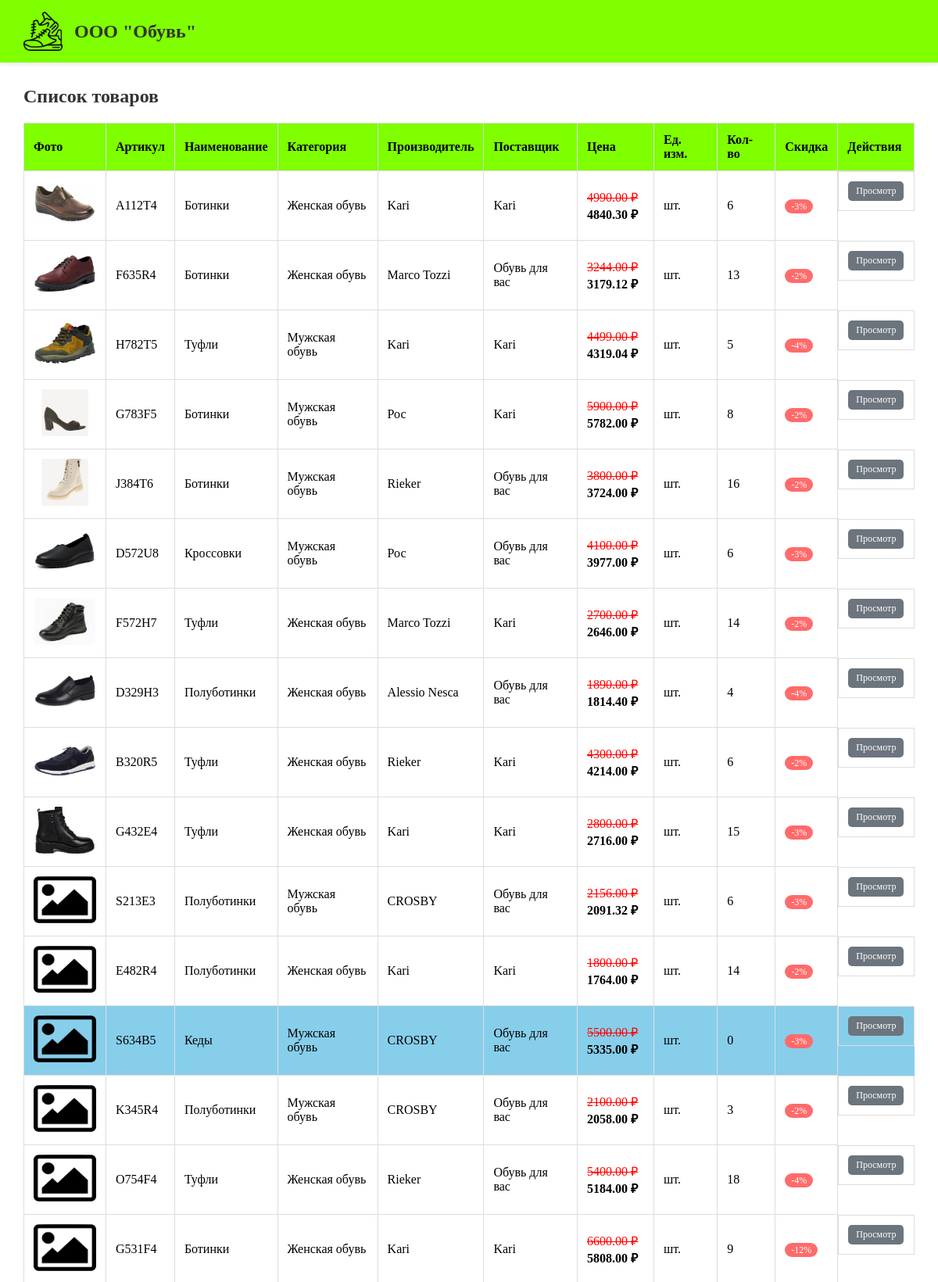
Page /products (upper part) on the committed database.
### tables this page shows
CREATE TABLE products (
    id INTEGER PRIMARY KEY AUTOINCREMENT,
    article TEXT NOT NULL UNIQUE,
    name TEXT NOT NULL,
    unit TEXT NOT NULL,
    price REAL NOT NULL,
    supplier_id INTEGER NOT NULL,
    manufacturer_id INTEGER NOT NULL,
    category_id INTEGER NOT NULL,
    discount INTEGER DEFAULT 0,
    quantity INTEGER DEFAULT 0,
    description TEXT,
    photo TEXT,
    FOREIGN KEY (supplier_id) REFERENCES suppliers(id),
    FOREIGN KEY (manufacturer_id) REFERENCES manufacturers(id),
    FOREIGN KEY (category_id) REFERENCES categories(id)
);

CREATE TABLE categories (
    id INTEGER PRIMARY KEY AUTOINCREMENT,
    name TEXT NOT NULL UNIQUE
);

CREATE TABLE manufacturers (
    id INTEGER PRIMARY KEY AUTOINCREMENT,
    name TEXT NOT NULL UNIQUE
);

CREATE TABLE suppliers (
    id INTEGER PRIMARY KEY AUTOINCREMENT,
    name TEXT NOT NULL UNIQUE
);

### app.py (the view, shortened to what this page needs)
@app.route('/products')
def products():
    user_role = session.get('role', 'Гость')
    query = '''
        SELECT p.*, s.name as supplier_name, m.name as manufacturer_name, c.name as category_name
        FROM products p
        JOIN suppliers s ON p.supplier_id = s.id
        JOIN manufacturers m ON p.manufacturer_id = m.id
        JOIN categories c ON p.category_id = c.id
    '''
    params = []
    where_clauses = []
    search = request.args.get('search', '')
    supplier_filter = request.args.get('supplier', '')
    if supplier_filter and supplier_filter != 'all' and user_role in ['Менеджер', 'Администратор']:
        where_clauses.append('p.supplier_id = ?')
        params.append(supplier_filter)
    if where_clauses:
        query += ' WHERE ' + ' AND '.join(where_clauses)
    sort = request.args.get('sort', '')
    if sort and user_role in ['Менеджер', 'Администратор']:
        if sort == 'quantity_asc':
            query += ' ORDER BY p.quantity ASC'
        elif sort == 'quantity_desc':
            query += ' ORDER BY p.quantity DESC'
    products_list = query_db(query, params)
    suppliers = query_db('SELECT * FROM suppliers ORDER BY name')
    return render_template('products.html',
                         products=products_list,
                         suppliers=suppliers,
                         search=search,
                         supplier_filter=supplier_filter,
                         sort=sort)

### app.py (called while the page is built)
def get_db():
    if 'db' not in g:
        g.db = sqlite3.connect(DATABASE)
        g.db.row_factory = sqlite3.Row
    return g.db

def query_db(query, args=(), one=False):
    cur = get_db().execute(query, args)
    rv = cur.fetchall()
    cur.close()
    return (rv[0] if rv else None) if one else rv

@app.context_processor
def inject_globals():
    return {
        'colors': COLORS,
        'current_user': session.get('full_name'),
        'user_role': session.get('role')
    }

### templates/products.html (shortened to what this page needs)
{% extends "base.html" %}
{% block content %}
<div class="page-header">
    <h2>Список товаров</h2>
</div>
<table class="products-table">
    <thead>
        <tr>
            <th>Фото</th>
            <th>Артикул</th>
            <th>Наименование</th>
            <th>Категория</th>
            <th>Производитель</th>
            <th>Поставщик</th>
            <th>Цена</th>
            <th>Ед. изм.</th>
            <th>Кол-во</th>
            <th>Скидка</th>
            <th>Действия</th>
        </tr>
    </thead>
    <tbody>
        {% for product in products %}
        {% set row_class = '' %}
        {% if product.discount > 15 %}
            {% set row_class = 'discount-high' %}
        {% elif product.quantity == 0 %}
            {% set row_class = 'out-of-stock' %}
        {% endif %}
        <tr class="{{ row_class }}">
            <td>
                <img src="{{ url_for('static', filename='images/' + product.photo) }}"
                     alt="{{ product.name }}"
                     class="product-image"
                     onerror="this.src='{{ url_for('static', filename='images/picture.png') }}'">
            </td>
            <td>{{ product.article }}</td>
            <td>{{ product.name }}</td>
            <td>{{ product.category_name }}</td>
            <td>{{ product.manufacturer_name }}</td>
            <td>{{ product.supplier_name }}</td>
            <td>
                {% if product.discount > 0 %}
                    <span class="price-original">{{ "%.2f"|format(product.price) }} ₽</span><br>
                    <span class="price-final">{{ "%.2f"|format(product.price * (100 - product.discount) / 100) }} ₽</span>
                {% else %}
                    <span class="price-final">{{ "%.2f"|format(product.price) }} ₽</span>
                {% endif %}
            </td>
            <td>{{ product.unit }}</td>
            <td>{{ product.quantity }}</td>
            <td>
                {% if product.discount > 0 %}
                    <span class="discount-badge">-{{ product.discount }}%</span>
                {% else %}
                    -
                {% endif %}
            </td>
            <td class="actions">
                <a href="{{ url_for('product_detail', product_id=product.id) }}" class="btn btn-secondary">Просмотр</a>
            </td>
        </tr>
        {% endfor %}
    </tbody>
</table>
{% endblock %}

### templates/base.html (shortened to what this page needs)
<!DOCTYPE html>
<html lang="ru">
<head>
</head>
<body>
    <header>
        <div class="logo-container">
            <img src="{{ url_for('static', filename='images/Icon.png') }}" alt="Логотип">
            <h1>ООО "Обувь"</h1>
        </div>
    </header>
    <main>
        {% block content %}{% endblock %}
    </main>
</body>
</html>

### rows in the picture
products: photo (picture), article "А112Т4", name "Ботинки", category_name "Женская обувь", manufacturer_name "Kari", supplier_name "Kari", price "4990.00", product.price*(100-product.discount)/100 "4840.30", unit "шт.", quantity "6", discount "3"
products: photo (picture), article "F635R4", name "Ботинки", category_name "Женская обувь", manufacturer_name "Marco Tozzi", supplier_name "Обувь для вас", price "3244.00", product.price*(100-product.discount)/100 "3179.12", unit "шт.", quantity "13", discount "2"
products: photo (picture), article "H782T5", name "Туфли", category_name "Мужская обувь", manufacturer_name "Kari", supplier_name "Kari", price "4499.00", product.price*(100-product.discount)/100 "4319.04", unit "шт.", quantity "5", discount "4"
products: photo (picture), article "G783F5", name "Ботинки", category_name "Мужская обувь", manufacturer_name "Рос", supplier_name "Kari", price "5900.00", product.price*(100-product.discount)/100 "5782.00", unit "шт.", quantity "8", discount "2"
products: photo (picture), article "J384T6", name "Ботинки", category_name "Мужская обувь", manufacturer_name "Rieker", supplier_name "Обувь для вас", price "3800.00", product.price*(100-product.discount)/100 "3724.00", unit "шт.", quantity "16", discount "2"
products: photo (picture), article "D572U8", name "Кроссовки", category_name "Мужская обувь", manufacturer_name "Рос", supplier_name "Обувь для вас", price "4100.00", product.price*(100-product.discount)/100 "3977.00", unit "шт.", quantity "6", discount "3"
products: photo (picture), article "F572H7", name "Туфли", category_name "Женская обувь", manufacturer_name "Marco Tozzi", supplier_name "Kari", price "2700.00", product.price*(100-product.discount)/100 "2646.00", unit "шт.", quantity "14", discount "2"
products: photo (picture), article "D329H3", name "Полуботинки", category_name "Женская обувь", manufacturer_name "Alessio Nesca", supplier_name "Обувь для вас", price "1890.00", product.price*(100-product.discount)/100 "1814.40", unit "шт.", quantity "4", discount "4"
products: photo (picture), article "B320R5", name "Туфли", category_name "Женская обувь", manufacturer_name "Rieker", supplier_name "Kari", price "4300.00", product.price*(100-product.discount)/100 "4214.00", unit "шт.", quantity "6", discount "2"
products: photo (picture), article "G432E4", name "Туфли", category_name "Женская обувь", manufacturer_name "Kari", supplier_name "Kari", price "2800.00", product.price*(100-product.discount)/100 "2716.00", unit "шт.", quantity "15", discount "3"
products: photo (picture), article "S213E3", name "Полуботинки", category_name "Мужская обувь", manufacturer_name "CROSBY", supplier_name "Обувь для вас", price "2156.00", product.price*(100-product.discount)/100 "2091.32", unit "шт.", quantity "6", discount "3"
products: photo (picture), article "E482R4", name "Полуботинки", category_name "Женская обувь", manufacturer_name "Kari", supplier_name "Kari", price "1800.00", product.price*(100-product.discount)/100 "1764.00", unit "шт.", quantity "14", discount "2"
products: photo (picture), article "S634B5", name "Кеды", category_name "Мужская обувь", manufacturer_name "CROSBY", supplier_name "Обувь для вас", price "5500.00", product.price*(100-product.discount)/100 "5335.00", unit "шт.", quantity "0", discount "3"
products: photo (picture), article "K345R4", name "Полуботинки", category_name "Мужская обувь", manufacturer_name "CROSBY", supplier_name "Обувь для вас", price "2100.00", product.price*(100-product.discount)/100 "2058.00", unit "шт.", quantity "3", discount "2"
products: photo (picture), article "O754F4", name "Туфли", category_name "Женская обувь", manufacturer_name "Rieker", supplier_name "Обувь для вас", price "5400.00", product.price*(100-product.discount)/100 "5184.00", unit "шт.", quantity "18", discount "4"
products: photo (picture), article "G531F4", name "Ботинки", category_name "Женская обувь", manufacturer_name "Kari", supplier_name "Kari", price "6600.00", product.price*(100-product.discount)/100 "5808.00", unit "шт.", quantity "9", discount "12"
